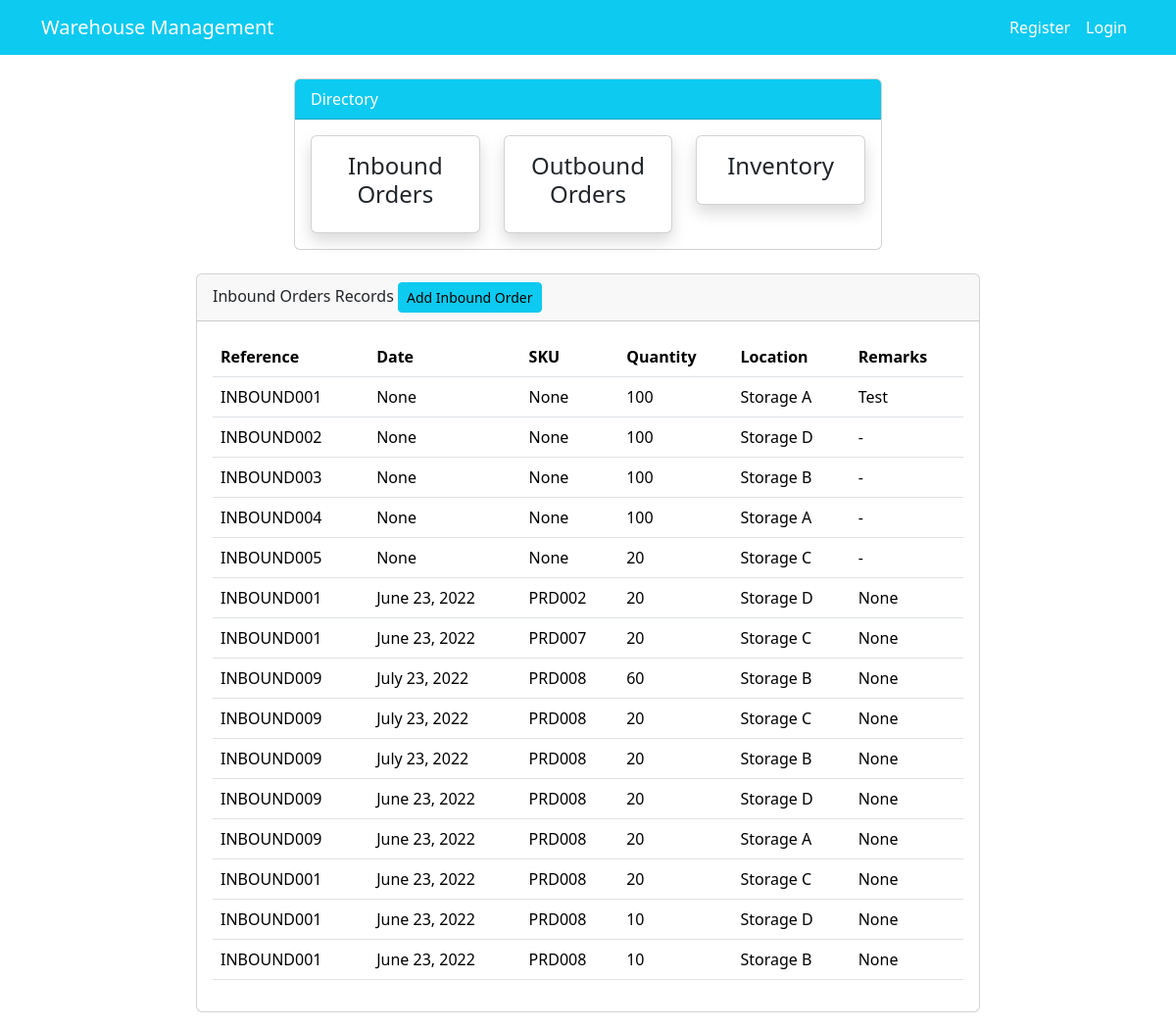
The app's page /main/in, older data.
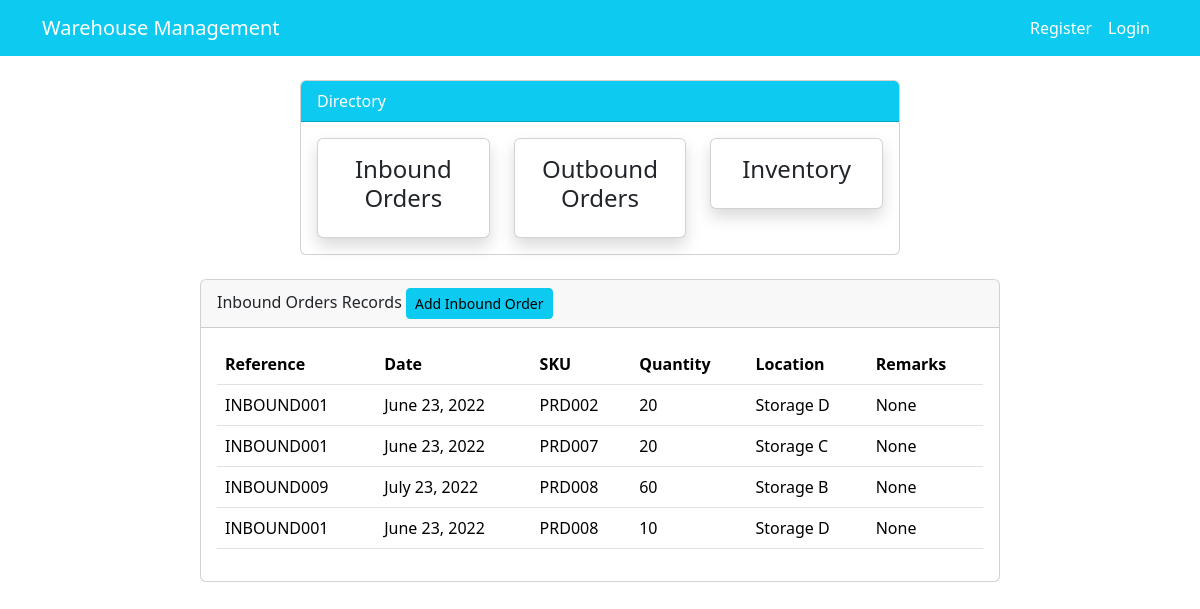
The same page, newer data.
### main_page/models.py (models this page shows, shortened)
class inbound_order(models.Model):
    reference = models.CharField(max_length=50,null=True)
    quantity = models.PositiveSmallIntegerField(null=True)
    date = models.DateField(null=True)
    sku = models.CharField(max_length=50,null=True)
    location = models.CharField(max_length=50,null=True)
    remarks = models.CharField(max_length=100,null=True,blank=True)
    class Meta:
        verbose_name_plural = "Inbound Orders"

### main_page/views.py (the view)
# urls.py: path("main/in", views.staff_inbound, name = "staff_inbound"),
def staff_inbound(request):
    inbound = inbound_order.objects.all()
    context ={
        "inbound": inbound,
    }
    return render(request,"main_page_templates/staff_inbound.html",context)

### templates/main_page_templates/staff_inbound.html (shortened to what this page needs)
{% extends "partials/base.html" %}
{% block content%}
{% include "main_page_templates/staff_index.html" %}
<br>
    <div class="col-md-8 mx-auto">
        <div class="card">
            <div class="card-header">
                Inbound Orders Records
                <a class="btn btn-info btn-sm" href="{% url "main_page-inbound" %}">Add Inbound Order</a>
            </div>
            <div class="card-body">
                <table class="table bg-white">
                    <thead class="bg-info text-white">
                        <tr>
                            <th scope="col">Reference</th>
                            <th scope="col">Date</th>
                            <th scope="col">SKU</th>
                            <th scope="col">Quantity</th>
                            <th scope="col">Location</th>
                            <th scope="col">Remarks</th>
                        </tr>
                    </thead>
                    <tbody>
                        {% for inbounds in inbound %}
                        <tr>
                            <td>{{ inbounds.reference }}</td>
                            <td>{{ inbounds.date }}</td>
                            <td>{{ inbounds.sku }}</td>
                            <td>{{ inbounds.quantity }}</td>
                            <td>{{ inbounds.location }}</td>
                            <td>{{ inbounds.remarks }}</td>
                        </tr>
                        {% endfor %}
                    </tbody>
                </table>
            </div>
        </div>
    </div>
{%endblock %}

### templates/partials/base.html (shortened to what this page needs)
{% load static %}
<!DOCTYPE html>
<html lang="en">
  <head>
    <link rel="stylesheet" href="{% static "/style.css/" %}">
    <link
      type="text/css"
      rel="stylesheet"
      href="https://unpkg.com/bootstrap/dist/css/bootstrap.min.css"
    />
    <link
      type="text/css"
      rel="stylesheet"
      href="https://unpkg.com/bootstrap-vue@latest/dist/bootstrap-vue.css"
    />
  </head>
  <body>
    {% include "partials/nav.html"%}
    {% block content%}
    {%endblock %}
  </body>
</html>

### templates/partials/nav.html (shortened to what this page needs)
    <nav class="navbar navbar-expand-lg navbar-info bg-info">
        <div class="container">
            {% if user.is_authenticated %}
            <a class="navbar-brand text-white" href="{% url 'main_page-index' %}">Warehouse Management</a>
            <button class="navbar-toggler" type="button" data-toggle="collapse" data-target="#navbarSupportedContent"
                aria-controls="navbarSupportedContent" aria-expanded="false" aria-label="Toggle navigation">
                <span class="navbar-toggler-icon"></span>
            </button>
            <div class="collapse navbar-collapse" id="navbarSupportedContent">
                <ul class="navbar-nav mr-auto">
                    <li class="nav-item active">
                        <a class="nav-link text-white" href="{% url 'main_page-index' %}">Dashboard <span
                                class="visually-hidden">(current)</span></a>
                    </li>
                </ul>
                <form class="form-inline my-2 my-lg-0 group input-group" action={% url 'search-results' %} method = POST>
                    {% csrf_token %}
                    <input class="form-control mr-sm-2" name="search" type="search" placeholder="Search" aria-label="Search">
                    <button class="btn btn-outline-success my-2 my-sm-0" type="submit">Search</button>
                </form>
                <ul class="navbar-nav ms-auto">
                    <li class="nav-item active">
                        <a class="nav-link text-white" href={% url "user-profile" %}>Profile<span
                                class="visually-hidden">(current)</span></a>
                    </li>
                    {% if user.is_authenticated and user.is_superuser %}
                    <ul class="navbar-nav ms-auto">
                        <li class="nav-item active">
                            <a class="nav-link text-white" href={% url "admin:index" %}>Settings<span
                                    class="visually-hidden">(current)</span></a>
                        </li>
                    {% endif %}
                    <li class="nav-item">
                        <a class="nav-link text-white" href="{% url "user-logout" %}">Logout</a>
                    </li>
                </ul>
                {% else %}
                <a class="navbar-brand text-white" href="{% url 'user-login' %}">Warehouse Management</a>
                <ul class="navbar-nav ms-auto">
                    <li class="nav-item active">
                        <a class="nav-link text-white" href="{% url "user-register" %}">Register</a>
                    </li>
                    <li class="nav-item">
                        <a class="nav-link text-white" href="{% url "user-login" %}">Login</a>
                    </li>
                </ul>
                {% endif %}
            </div>
    </nav>

### templates/main_page_templates/staff_index.html (shortened to what this page needs)
<br>
<div class="col-md-6 mx-auto">
    <div class="card ms-auto">
        <div class="card-header bg-info text-white">
            Directory
        </div>
        <div class="card-body">
            <div class="row">
                <div class="col-md-4">
                    <a class="text-decoration-none text-dark" href="{% url 'staff_inbound' %}">
                        <div class="card my-card shadow text-center p-3">
                            <h4>Inbound Orders </h4>
                        </div>
                    </a>
                </div>
                <div class="col-md-4">
                    <a class="text-decoration-none text-dark" href="{% url 'staff_outbound' %}">
                        <div class="card my-card shadow text-center p-3">
                            <h4>Outbound Orders </h4>
                        </div>
                    </a>
                </div>
                <div class="col-md-4">
                    <a class="text-decoration-none text-dark" href="{% url 'staff_inventory' %}">
                        <div class="card my-card shadow text-center p-3">
                            <h4>Inventory </h4>
                        </div>
                    </a>
                </div>
            </div>
        </div>
    </div>
</div>

### static/style.css (style rules this page uses)
body { background: rgb(230, 227, 227); }

Row changes from the older to the newer data that the page shows:
removed inbound_order: reference "INBOUND001", date "None", sku "None", quantity "100", location "Storage A", remarks "Test"
removed inbound_order: reference "INBOUND002", date "None", sku "None", quantity "100", location "Storage D", remarks "-"
removed inbound_order: reference "INBOUND003", date "None", sku "None", quantity "100", location "Storage B", remarks "-"
removed inbound_order: reference "INBOUND004", date "None", sku "None", quantity "100", location "Storage A", remarks "-"
removed inbound_order: reference "INBOUND005", date "None", sku "None", quantity "20", location "Storage C", remarks "-"
removed inbound_order: reference "INBOUND009", date "July 23, 2022", sku "PRD008", quantity "20", location "Storage C", remarks "None"
removed inbound_order: reference "INBOUND009", date "July 23, 2022", sku "PRD008", quantity "20", location "Storage B", remarks "None"
removed inbound_order: reference "INBOUND009", date "June 23, 2022", sku "PRD008", quantity "20", location "Storage D", remarks "None"
removed inbound_order: reference "INBOUND009", date "June 23, 2022", sku "PRD008", quantity "20", location "Storage A", remarks "None"
removed inbound_order: reference "INBOUND001", date "June 23, 2022", sku "PRD008", quantity "20", location "Storage C", remarks "None"
removed inbound_order: reference "INBOUND001", date "June 23, 2022", sku "PRD008", quantity "10", location "Storage B", remarks "None"
